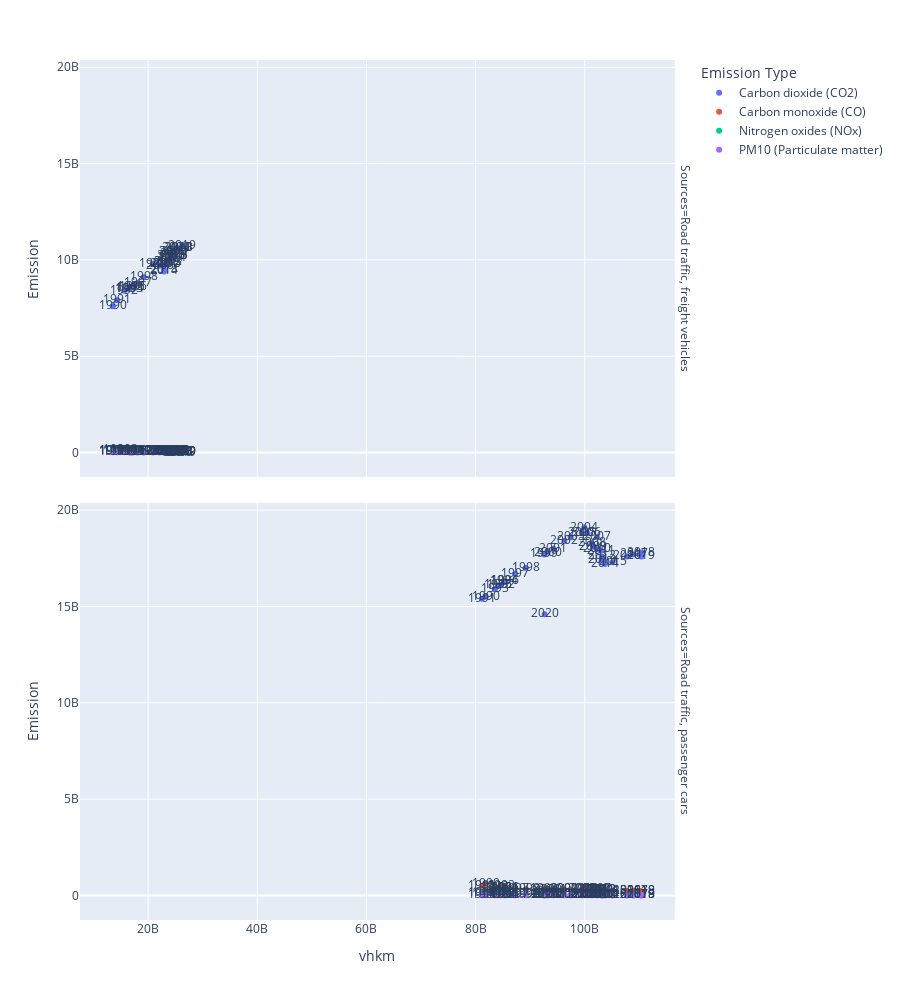

The notebook cell saved with this chart:
### Code cell
px.scatter(vehicle_data, x="vhkm", y="Emission", text="Year", color="Emission Type", facet_row="Sources", height=1000)
